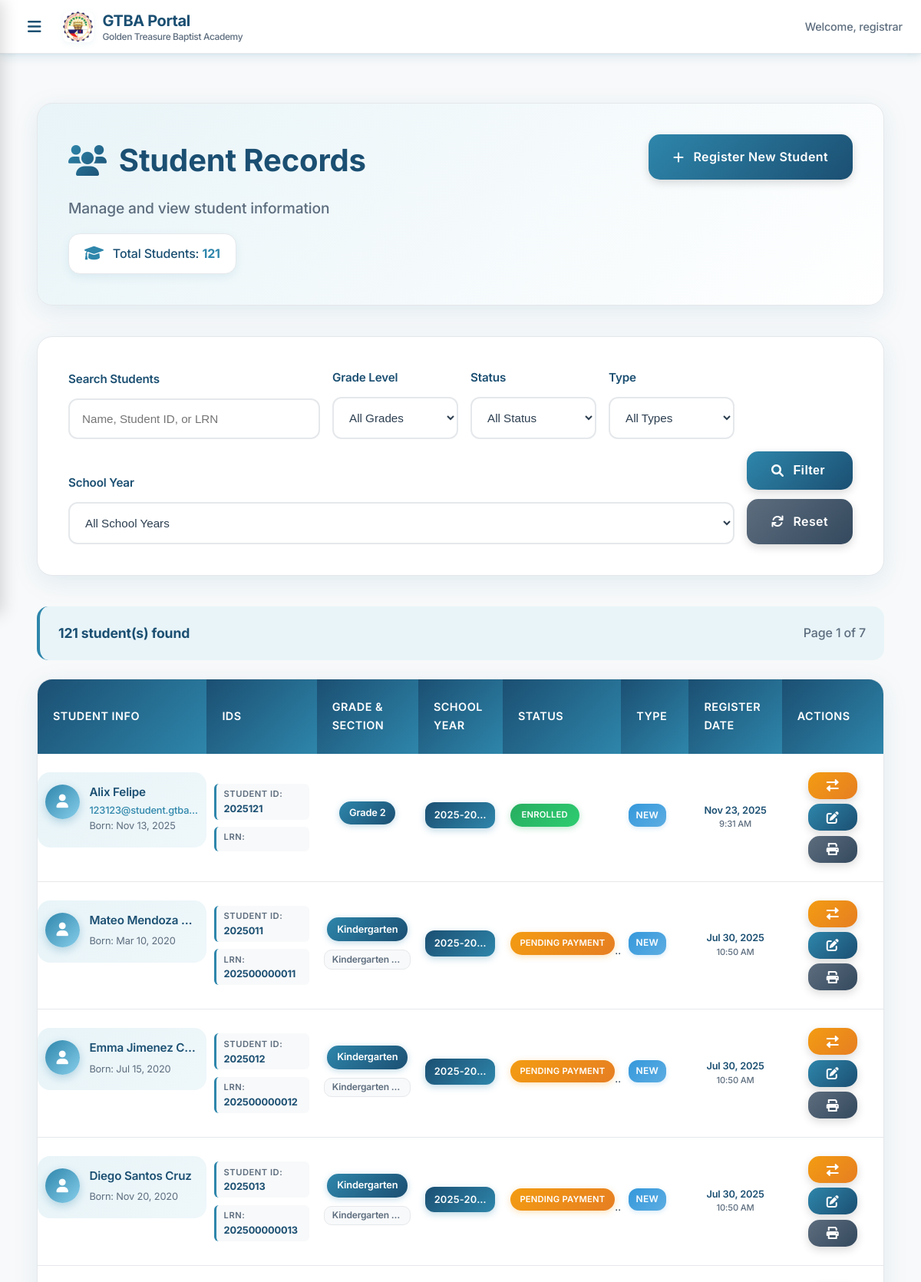
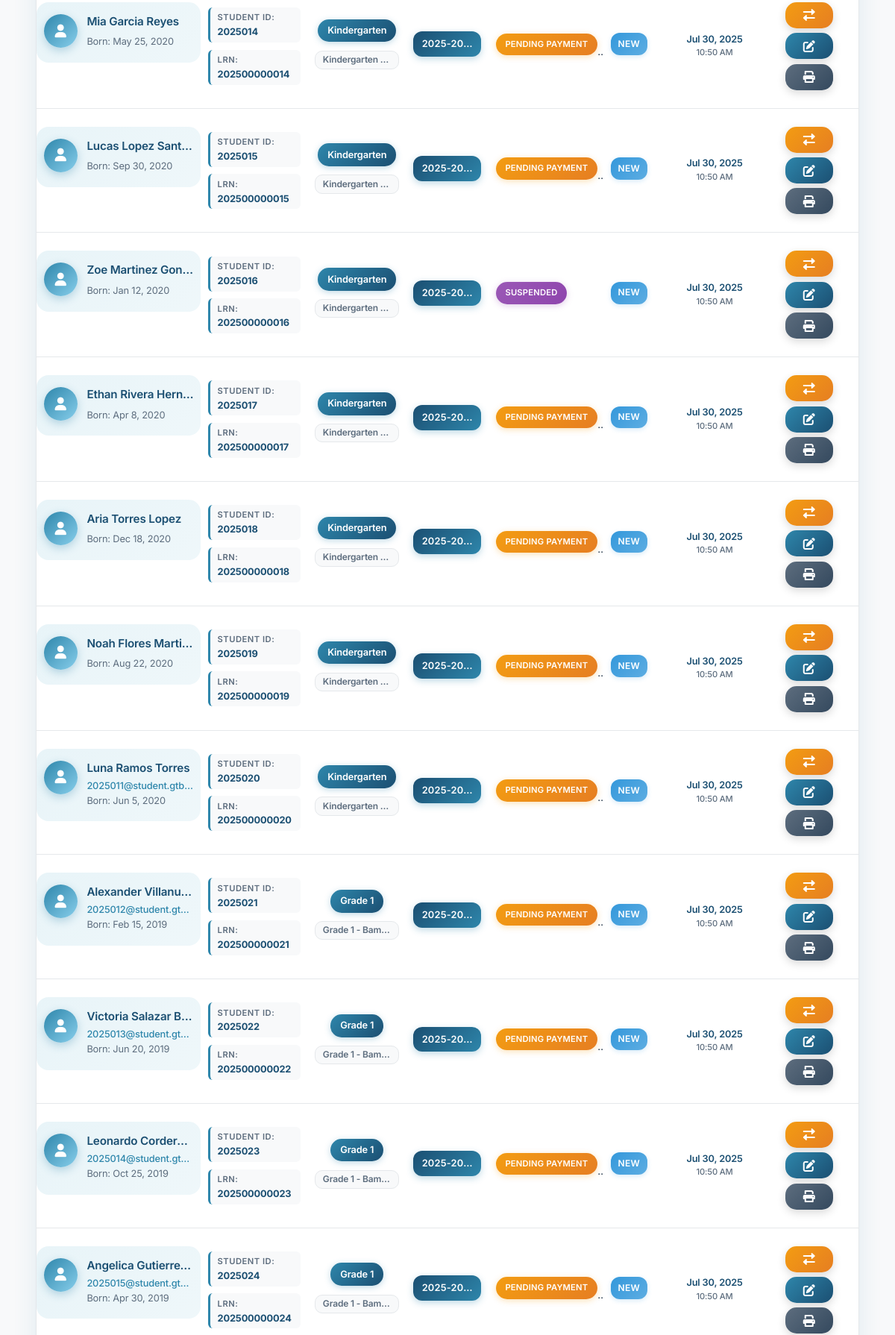
The page /registrar/student_records.php (signed in, upper part) on the database its author committed (2 pictures, top to bottom).
### tables this page shows
CREATE TABLE `students` (
  `id` int NOT NULL,
  `user_id` int NOT NULL,
  `student_id` varchar(20) NOT NULL,
  `lrn` varchar(12) DEFAULT NULL,
  `student_type` enum('Continuing','Transfer','New') NOT NULL,
  `enrollment_status` enum('Pending Payment','Enrolled','Dropped','Suspended','Transferred','Graduated') DEFAULT 'Pending Payment',
  `transferred_to_school` varchar(255) DEFAULT NULL,
  `transfer_date` date DEFAULT NULL,
  `transfer_reason` text,
  `transfer_approved_by` int DEFAULT NULL,
  `transfer_approved_at` timestamp NULL DEFAULT NULL,
  `prevent_auto_promotion` tinyint(1) DEFAULT NULL,
  `first_name` varchar(100) NOT NULL,
  `last_name` varchar(100) NOT NULL,
  `middle_name` varchar(100) DEFAULT NULL,
  `suffix` varchar(10) DEFAULT NULL,
  `gender` enum('Male','Female') NOT NULL,
  `date_of_birth` date NOT NULL,
  `place_of_birth` varchar(200) NOT NULL,
  `religion` varchar(50) DEFAULT NULL,
  `present_address` text NOT NULL,
  `permanent_address` text NOT NULL,
  `father_id` int DEFAULT NULL,
  `mother_id` int DEFAULT NULL,
  `legal_guardian_id` int DEFAULT NULL,
  `emergency_contact_name` varchar(200) DEFAULT NULL,
  `emergency_contact_number` varchar(20) DEFAULT NULL,
  `emergency_contact_relationship` varchar(50) DEFAULT NULL,
  `current_grade_level_id` int DEFAULT NULL,
  `current_section_id` int DEFAULT NULL,
  `current_school_year_id` int DEFAULT NULL,
  `medical_conditions` text,
  `allergies` text,
  `special_needs` text,
  `is_active` tinyint(1) DEFAULT '1',
  `created_by` int NOT NULL,
  `created_at` timestamp NULL DEFAULT CURRENT_TIMESTAMP,
  `updated_at` timestamp NULL DEFAULT CURRENT_TIMESTAMP ON UPDATE CURRENT_TIMESTAMP
);

CREATE TABLE `users` (
  `id` int NOT NULL,
  `username` varchar(50) NOT NULL,
  `email` varchar(100) NOT NULL,
  `profile_picture` varchar(255) DEFAULT NULL,
  `password` varchar(255) NOT NULL,
  `role_id` int NOT NULL,
  `is_active` tinyint(1) DEFAULT '1',
  `archived_at` timestamp NULL DEFAULT NULL,
  `privacy_policy_accepted` tinyint(1) DEFAULT '0',
  `privacy_policy_accepted_at` timestamp NULL DEFAULT NULL,
  `privacy_policy_ip_address` varchar(45) DEFAULT NULL,
  `email_verified_at` timestamp NULL DEFAULT NULL,
  `remember_token` varchar(100) DEFAULT NULL,
  `created_at` timestamp NULL DEFAULT CURRENT_TIMESTAMP,
  `updated_at` timestamp NULL DEFAULT CURRENT_TIMESTAMP ON UPDATE CURRENT_TIMESTAMP
);

CREATE TABLE `grade_levels` (
  `id` int NOT NULL,
  `grade_name` varchar(50) NOT NULL,
  `grade_code` varchar(10) NOT NULL,
  `level_type` enum('Nursery','Kindergarten','Elementary','Junior High School') NOT NULL,
  `grade_order` int NOT NULL,
  `is_active` tinyint(1) DEFAULT '1',
  `created_at` timestamp NULL DEFAULT CURRENT_TIMESTAMP,
  `updated_at` timestamp NULL DEFAULT CURRENT_TIMESTAMP ON UPDATE CURRENT_TIMESTAMP
);

CREATE TABLE `school_years` (
  `id` int NOT NULL,
  `year_name` varchar(20) DEFAULT NULL,
  `year_label` varchar(20) NOT NULL,
  `start_date` date NOT NULL,
  `end_date` date NOT NULL,
  `is_active` tinyint(1) DEFAULT '0',
  `is_current` tinyint(1) DEFAULT '0',
  `created_by` int NOT NULL,
  `created_at` timestamp NULL DEFAULT CURRENT_TIMESTAMP,
  `updated_at` timestamp NULL DEFAULT CURRENT_TIMESTAMP ON UPDATE CURRENT_TIMESTAMP
);

CREATE TABLE `sections` (
  `id` int NOT NULL,
  `section_name` varchar(100) NOT NULL,
  `grade_level_id` int NOT NULL,
  `school_year_id` int NOT NULL,
  `room_number` varchar(50) DEFAULT NULL,
  `description` text,
  `current_enrollment` int DEFAULT '0',
  `is_active` tinyint(1) DEFAULT '1',
  `created_by` int NOT NULL,
  `created_at` timestamp NULL DEFAULT CURRENT_TIMESTAMP,
  `updated_at` timestamp NULL DEFAULT CURRENT_TIMESTAMP ON UPDATE CURRENT_TIMESTAMP
);

### registrar/student_records.php (the view, shortened to what this page needs)
<?php
$database = new Database();
$conn = $database->connect();
$search = $_GET['search'] ?? '';
$page = max(1, $_GET['page'] ?? 1);
$limit = 20;
$offset = ($page - 1) * $limit;
$where_conditions = ["s.is_active = 1"];
$params = [];
$where_clause = 'WHERE ' . implode(' AND ', $where_conditions);
$count_sql = "SELECT COUNT(*) as total FROM students s $where_clause";
$stmt = $conn->prepare($count_sql);
$stmt->execute($params);
$total_students = $stmt->fetch(PDO::FETCH_ASSOC)['total'];
$total_pages = ceil($total_students / $limit);
$sql = "SELECT s.*,
               gl.grade_name,
               sec.section_name,
               sy.year_label,
               u.email,
               approver.username as approved_by_username,
               CONCAT(s.first_name, ' ', IFNULL(CONCAT(s.middle_name, ' '), ''), s.last_name) as full_name
        FROM students s
        LEFT JOIN grade_levels gl ON s.current_grade_level_id = gl.id
        LEFT JOIN sections sec ON s.current_section_id = sec.id
        LEFT JOIN school_years sy ON s.current_school_year_id = sy.id
        LEFT JOIN users u ON s.user_id = u.id
        LEFT JOIN users approver ON s.transfer_approved_by = approver.id
        $where_clause
        ORDER BY s.created_at DESC
        LIMIT $limit OFFSET $offset";
$stmt = $conn->prepare($sql);
$stmt->execute($params);
$students = $stmt->fetchAll(PDO::FETCH_ASSOC);
include '../includes/header.php';
?>
<div class="main-wrapper">
    <div class="content-wrapper" style="max-width: 1400px; margin: 0 auto; padding: 2rem 1rem;">
        <div class="content-header">
            <div class="header-left">
                <h1><i class="fas fa-users"></i> Student Records</h1>
                <p>Manage and view student information</p>
                <div class="header-stats">
                    <div class="stat-item">
                        <i class="fas fa-graduation-cap"></i>
                        <span>Total Students: <strong><?php echo $total_students; ?></strong></span>
                    </div>
                </div>
            </div>
            <div class="header-actions">
                <a href="student_registration.php" class="btn btn-primary">
                    <i class="fas fa-plus"></i> Register New Student
                </a>
            </div>
        </div>
        <div class="filters-card">
            <form method="GET" class="filters-form">
                <div class="filter-group">
                    <label for="search">Search Students</label>
                    <input type="text" id="search" name="search" value="<?php echo htmlspecialchars($search); ?>" placeholder="Name, Student ID, or LRN">
                </div>
                <div class="filter-group">
                    <label for="grade_filter">Grade Level</label>
                    <select id="grade_filter" name="grade_filter">
                        <option value="">All Grades</option>
                    </select>
                </div>
                <div class="filter-group">
                    <label for="status_filter">Status</label>
                    <select id="status_filter" name="status_filter">
                        <option value="">All Status</option>
                    </select>
                </div>
                <div class="filter-group">
                    <label for="type_filter">Type</label>
                    <select id="type_filter" name="type_filter">
                        <option value="">All Types</option>
                    </select>
                </div>
                <div class="filter-group">
                    <label for="school_year_filter">School Year</label>
                    <select id="school_year_filter" name="school_year_filter">
                        <option value="">All School Years</option>
                    </select>
                </div>
                <div class="filter-actions">
                    <button type="submit" class="btn btn-primary">
                        <i class="fas fa-search"></i> Filter
                    </button>
                    <a href="student_records.php" class="btn btn-secondary">
                        <i class="fas fa-refresh"></i> Reset
                    </a>
                </div>
            </form>
        </div>
        <div class="results-summary">
            <span class="total-count"><?php echo $total_students; ?> student(s) found</span>
            <?php if ($total_pages > 1): ?>
                <span class="page-info">Page <?php echo $page; ?> of <?php echo $total_pages; ?></span>
            <?php endif; ?>
        </div>
        <div class="table-container">
            <?php if (empty($students)): ?>
                <div class="empty-state">
                    <i class="fas fa-users"></i>
                    <h3>No students found</h3>
                    <p>No students match your search criteria.</p>
                </div>
            <?php else: ?>
                <table class="data-table">
                    <thead>
                        <tr>
                            <th>Student Info</th>
                            <th>IDs</th>
                            <th>Grade & Section</th>
                            <th>School Year</th>
                            <th>Status</th>
                            <th>Type</th>
                            <th>Register Date</th>
                            <th>Actions</th>
                        </tr>
                    </thead>
                    <tbody>
                        <?php foreach ($students as $student): ?>
                            <tr>
                                <td class="student-info">
                                    <div class="student-avatar">
                                        <i class="fas fa-user"></i>
                                    </div>
                                    <div class="student-details">
                                        <strong><?php echo htmlspecialchars($student['full_name']); ?></strong>
                                        <div class="student-email"><?php echo htmlspecialchars($student['email'] ?? ''); ?></div>
                                        <div class="student-birth">Born: <?php echo date('M j, Y', strtotime($student['date_of_birth'])); ?></div>
                                    </div>
                                </td>
                                <td class="ids-info">
                                    <div class="id-item">
                                        <small>Student ID:</small>
                                        <strong><?php echo htmlspecialchars($student['student_id']); ?></strong>
                                    </div>
                                    <div class="id-item">
                                        <small>LRN:</small>
                                        <strong><?php echo htmlspecialchars($student['lrn']); ?></strong>
                                    </div>
                                </td>
                                <td class="academic-info">
                                    <?php if ($student['grade_name']): ?>
                                        <div class="grade-badge"><?php echo htmlspecialchars($student['grade_name']); ?></div>
                                        <?php if ($student['section_name']): ?>
                                            <div class="section-info"><?php echo htmlspecialchars($student['section_name']); ?></div>
                                        <?php endif; ?>
                                    <?php else: ?>
                                        <span class="text-muted">Not assigned</span>
                                    <?php endif; ?>
                                </td>
                                <td class="school-year-info">
                                    <?php if ($student['year_label']): ?>
                                        <span class="school-year-badge">
                                            <?php echo htmlspecialchars($student['year_label']); ?>
                                        </span>
                                    <?php else: ?>
                                        <span class="text-muted">Not set</span>
                                    <?php endif; ?>
                                </td>
                                <td>
                                    <span class="status-badge status-<?php echo strtolower(str_replace(' ', '-', $student['enrollment_status'])); ?>">
                                        <?php echo htmlspecialchars($student['enrollment_status']); ?>
                                    </span>
                                </td>
                                <td>
                                    <span class="type-badge type-<?php echo strtolower($student['student_type']); ?>">
                                        <?php echo htmlspecialchars($student['student_type']); ?>
                                    </span>
                                </td>
                                <td class="date-info-cell">
                                    <div class="date-info">
                                        <span class="date-text"><?php echo date('M j, Y', strtotime($student['created_at'])); ?></span>
                                        <span class="time-text"><?php echo date('g:i A', strtotime($student['created_at'])); ?></span>
                                    </div>
                                </td>
                                <td class="actions">
                                    <div class="action-buttons">
                                        <button class="btn btn-sm btn-warning"
                                                onclick='changeStatus(<?php echo $student['id']; ?>, "<?php echo htmlspecialchars($student['enrollment_status'], ENT_QUOTES); ?>", <?php echo htmlspecialchars(json_encode([
                                                    'transferred_to_school' => $student['transferred_to_school'],
                                                    'transfer_date' => $student['transfer_date'],
                                                    'transfer_reason' => $student['transfer_reason'],
                                                    'approved_by_username' => $student['approved_by_username'],
                                                    'transfer_approved_at' => $student['transfer_approved_at']
                                                ]), ENT_QUOTES); ?>)'
                                                title="Change Status">
                                            <i class="fas fa-exchange-alt"></i>
                                        </button>
                                        <button class="btn btn-sm btn-primary" onclick="editStudent(<?php echo $student['id']; ?>)" title="Edit">
                                            <i class="fas fa-edit"></i>
                                        </button>
                                        <button class="btn btn-sm btn-secondary" onclick="printRecord(<?php echo $student['id']; ?>)" title="Print Record">
                                            <i class="fas fa-print"></i>
                                        </button>
                                    </div>
                                </td>
                            </tr>
                        <?php endforeach; ?>
                    </tbody>
                </table>
            <?php endif; ?>
        </div>
    </div>
</div>
<?php include '../includes/footer.php'; ?>

### rows shown on the page
students: full_name "Alix Felipe", user.email "123123@student.gtba…", date_of_birth "Nov 13, 2025", student "2025121", current_grade_level.grade_name "Grade 2", current_school_year.year_label "2025-20…", enrollment_status "ENROLLED", student_type "NEW", created_at "Nov 23, 2025", created_at "9:31 AM"
students: full_name "Mateo Mendoza…", date_of_birth "Mar 10, 2020", student "2025011", lrn "202500000011", current_grade_level.grade_name "Kindergarten", current_section.section_name "Kindergarten…", current_school_year.year_label "2025-20…", enrollment_status "PENDING PAYMEN…", student_type "NEW", created_at "Jul 30, 2025", created_at "10:50 AM"
students: full_name "Emma Jimenez C…", date_of_birth "Jul 15, 2020", student "2025012", lrn "202500000012", current_grade_level.grade_name "Kindergarten", current_section.section_name "Kindergarten…", current_school_year.year_label "2025-20…", enrollment_status "PENDING PAYMEN…", student_type "NEW", created_at "Jul 30, 2025", created_at "10:50 AM"
students: full_name "Diego Santos Cruz", date_of_birth "Nov 20, 2020", student "2025013", lrn "202500000013", current_grade_level.grade_name "Kindergarten", current_section.section_name "Kindergarten…", current_school_year.year_label "2025-20…", enrollment_status "PENDING PAYMEN…", student_type "NEW", created_at "Jul 30, 2025", created_at "10:50 AM"
students: full_name "Mia Garcia Reyes", date_of_birth "May 25, 2020", student "2025014", lrn "202500000014", current_grade_level.grade_name "Kindergarten", current_section.section_name "Kindergarten…", current_school_year.year_label "2025-20…", enrollment_status "PENDING PAYMEN…", student_type "NEW", created_at "Jul 30, 2025", created_at "10:50 AM"
students: full_name "Lucas Lopez Santos", date_of_birth "Sep 30, 2020", student "2025015", lrn "202500000015", current_grade_level.grade_name "Kindergarten", current_section.section_name "Kindergarten…", current_school_year.year_label "2025-20…", enrollment_status "PENDING PAYMEN…", student_type "NEW", created_at "Jul 30, 2025", created_at "10:50 AM"
students: full_name "Zoe Martinez Gon…", date_of_birth "Jan 12, 2020", student "2025016", lrn "202500000016", current_grade_level.grade_name "Kindergarten", current_section.section_name "Kindergarten…", current_school_year.year_label "2025-20…", enrollment_status "SUSPENDED", student_type "NEW", created_at "Jul 30, 2025", created_at "10:50 AM"
students: full_name "Ethan Rivera Her…", date_of_birth "Apr 8, 2020", student "2025017", lrn "202500000017", current_grade_level.grade_name "Kindergarten", current_section.section_name "Kindergarten…", current_school_year.year_label "2025-20…", enrollment_status "PENDING PAYMEN…", student_type "NEW", created_at "Jul 30, 2025", created_at "10:50 AM"
students: full_name "Aria Torres Lopez", date_of_birth "Dec 18, 2020", student "2025018", lrn "202500000018", current_grade_level.grade_name "Kindergarten", current_section.section_name "Kindergarten…", current_school_year.year_label "2025-20…", enrollment_status "PENDING PAYMEN…", student_type "NEW", created_at "Jul 30, 2025", created_at "10:50 AM"
students: full_name "Noah Flores Marti…", date_of_birth "Aug 22, 2020", student "2025019", lrn "202500000019", current_grade_level.grade_name "Kindergarten", current_section.section_name "Kindergarten…", current_school_year.year_label "2025-20…", enrollment_status "PENDING PAYMEN…", student_type "NEW", created_at "Jul 30, 2025", created_at "10:50 AM"
students: full_name "Luna Ramos Torres", user.email "2025011@student.gtb…", date_of_birth "Jun 5, 2020", student "2025020", lrn "202500000020", current_grade_level.grade_name "Kindergarten", current_section.section_name "Kindergarten…", current_school_year.year_label "2025-20…", enrollment_status "PENDING PAYMEN…", student_type "NEW", created_at "Jul 30, 2025", created_at "10:50 AM"
students: full_name "Alexander Villanu…", user.email "2025012@student.gt…", date_of_birth "Feb 15, 2019", student "2025021", lrn "202500000021", current_grade_level.grade_name "Grade 1", current_section.section_name "Grade 1 - Bam…", current_school_year.year_label "2025-20…", enrollment_status "PENDING PAYMEN…", student_type "NEW", created_at "Jul 30, 2025", created_at "10:50 AM"
students: full_name "Victoria Salazar B…", user.email "2025013@student.gt…", date_of_birth "Jun 20, 2019", student "2025022", lrn "202500000022", current_grade_level.grade_name "Grade 1", current_section.section_name "Grade 1 - Bam…", current_school_year.year_label "2025-20…", enrollment_status "PENDING PAYMEN…", student_type "NEW", created_at "Jul 30, 2025", created_at "10:50 AM"
students: full_name "Leonardo Corder…", user.email "2025014@student.gt…", date_of_birth "Oct 25, 2019", student "2025023", lrn "202500000023", current_grade_level.grade_name "Grade 1", current_section.section_name "Grade 1 - Bam…", current_school_year.year_label "2025-20…", enrollment_status "PENDING PAYMEN…", student_type "NEW", created_at "Jul 30, 2025", created_at "10:50 AM"
students: full_name "Angelica Gutierre…", user.email "2025015@student.gt…", date_of_birth "Apr 30, 2019", student "2025024", lrn "202500000024", current_grade_level.grade_name "Grade 1", current_section.section_name "Grade 1 - Bam…", current_school_year.year_label "2025-20…", enrollment_status "PENDING PAYMEN…", student_type "NEW", created_at "Jul 30, 2025", created_at "10:50 AM"

### other values the page prints
$_SESSION['username'] "registrar"
$total_students "121"
$page "1"
$total_pages "7"
